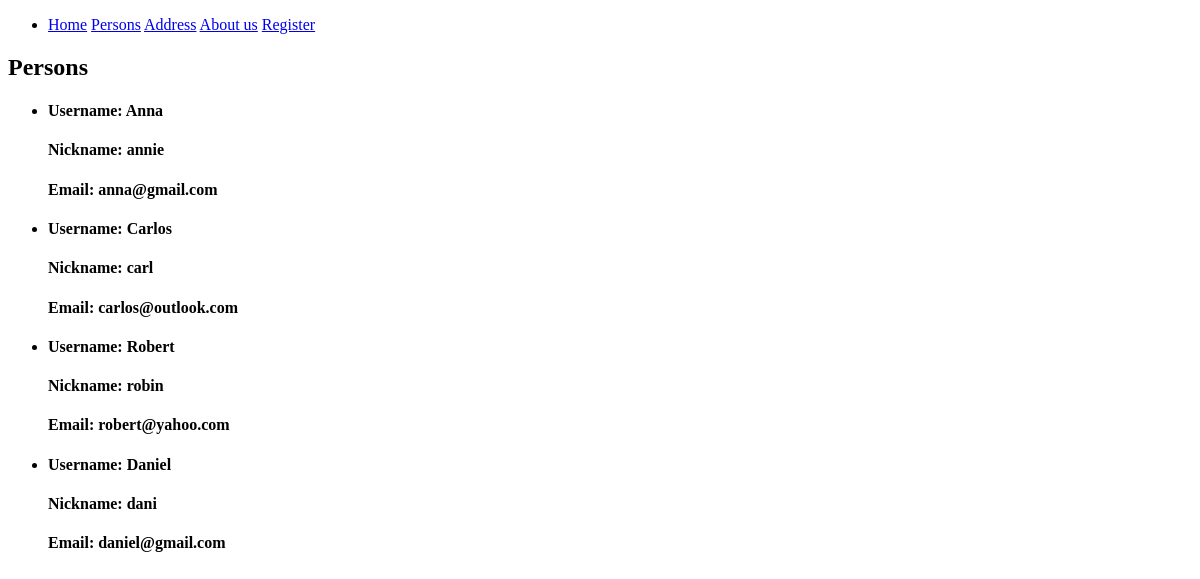
/person, run on an earlier commit of the app's database.
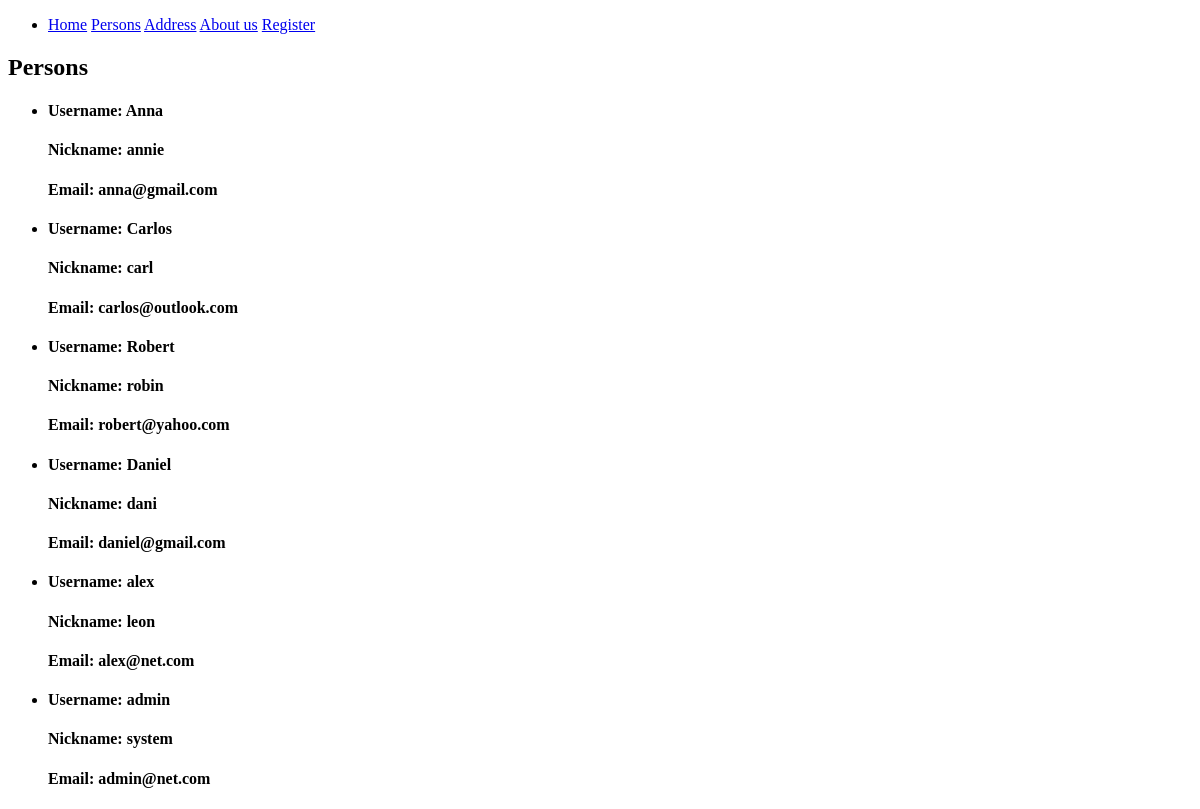
And on a later commit of the database.
### crud_web/models.py (models this page shows, shortened)
class Person(models.Model):
    id = models.UUIDField(primary_key=True, default=uuid4, editable=False)
    username = models.CharField(max_length=10)
    nickname = models.CharField(max_length=10)
    email = models.CharField(max_length=20,  unique=True)
    password = models.CharField(max_length=20)
    address = models.ForeignKey(Address, on_delete=models.CASCADE)

### crud_web/views.py (the view)
# urls.py: path('person', views.all_persons),
def all_persons(request):
    person_obj = Person.objects.all()
    return render(request, 'person.html', {
        'persons': person_obj
    })

### crud_web/templates/person.html (shortened to what this page needs)
<!DOCTYPE html>
<html lang="en">
<head>
</head>
<body>
  {% extends 'navbar.html' %}
  {% block content %}
    <h2>Persons</h2>
    {% for person in persons %}
      <div>
        <ul>
          <li>
            <h4>Username: {{person.username}}</h4>
            <h4>Nickname: {{person.nickname}}</h4>
            <h4>Email:    {{person.email}}</h4>
          </li>
        </ul>
      </div>
    {% endfor %}
  {% endblock %}

### crud_web/templates/navbar.html (shortened to what this page needs)
<!DOCTYPE html>
<html lang="en">
<head>
</head>
<body>
  <nav>
    <ul>
      <li>
        <a href="/">Home</a>
        <a href="/person">Persons</a>
        <a href="/address">Address</a>
        <a href="/about">About us</a>
        <a href="/register">Register</a>
      </li>
    </ul>
  </nav>
  {% block content %}
  {% endblock %}
</body>
</html>

What changed in the data, as far as the page shows it:
added Person: username "alex", nickname "leon", email "alex@net.com"
added Person: username "admin", nickname "system", email "admin@net.com"
